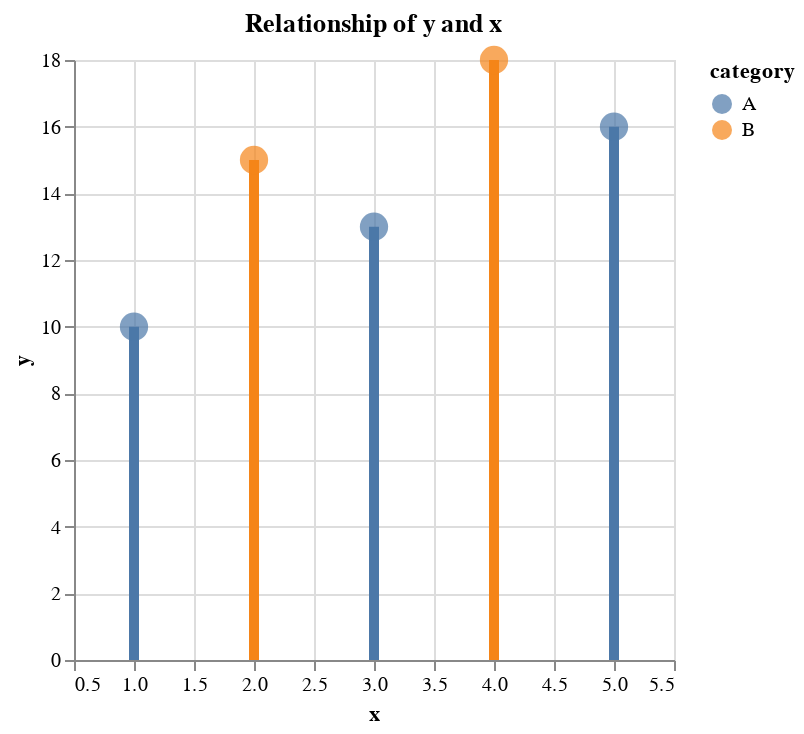

The cell this chart's notebook holds for it:
### Markdown cell above
## Нэг график дээр 2 chart ашиглах

### Code cell
base = alt.Chart(df).encode(
    x='x',
    y='y',
    color='category'
).properties(
    title="Relationship of y and x"
    )

layered_chart = base.mark_bar() + base.mark_point(size=200, filled=True)
layered_chart

### Figure 1 — Vega-Lite specification as saved in the notebook (floating-point values rounded to 4 significant figures)
{"config": {"view": {"continuousWidth": 300, "continuousHeight": 300}}, "layer": [{"mark": {"type": "bar"}, "encoding": {"color": {"field": "category", "type": "nominal"}, "x": {"field": "x", "type": "quantitative"}, "y": {"field": "y", "type": "quantitative"}}, "title": "Relationship of y and x"}, {"mark": {"type": "point", "filled": true, "size": 200}, "encoding": {"color": {"field": "category", "type": "nominal"}, "x": {"field": "x", "type": "quantitative"}, "y": {"field": "y", "type": "quantitative"}}, "title": "Relationship of y and x"}], "data": {"name": "data-80f2b87a20860237714d85825c6ce024"}, "$schema": "https://vega.github.io/schema/vega-lite/v5.15.1.json", "datasets": {"data-80f2b87a20860237714d85825c6ce024": [{"x": 1, "y": 10, "category": "A"}, {"x": 2, "y": 15, "category": "B"}, {"x": 3, "y": 13, "category": "A"}, {"x": 4, "y": 18, "category": "B"}, {"x": 5, "y": 16, "category": "A"}]}}
